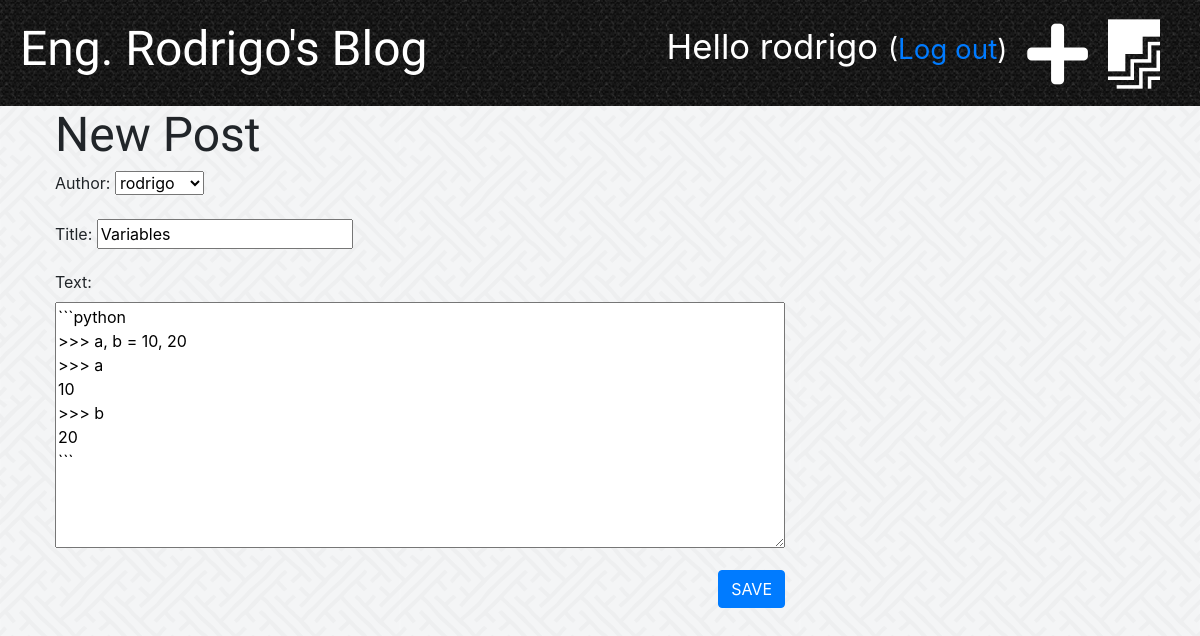
Page /post/18/edit/ (signed in) on the committed database.
### project/models.py (models this page shows, shortened)
class Post(models.Model):
    author = models.ForeignKey('auth.User', on_delete=models.CASCADE)
    title = models.CharField(max_length=200)
    text = models.TextField()
    created_date = models.DateTimeField(default=timezone.now)
    published_date = models.DateTimeField(blank=True, null=True)

### project/views.py (the view)
# urls.py: path('post/<int:pk>/edit/', views.post_edit, name='post_edit'),
@login_required
def post_edit(request, pk):
    post = get_object_or_404(Post, pk=pk)
    if request.method == 'POST':
        form = PostForm(request.POST, instance=post)
        if form.is_valid():
            post = form.save(commit=False)
            post.author = request.user
            post_published_date = timezone.now()
            post.save()
            return redirect('post_detail', pk=post.pk)
    else:
        form = PostForm(instance=post)
        stuff_for_frontend = {'form': form}
    return render(request, 'project/post_edit.html', stuff_for_frontend)

### project/forms.py
class PostForm(forms.ModelForm):
    class Meta:
        model = Post
        fields = ('author', 'title', 'text')

### project/templates/project/post_edit.html (shortened to what this page needs)
{% extends 'project/base.html' %}
{% block content %}
<h1>New Post</h1>
    <form method="post" class="post-form-project">
        {{ form.as_p }}
    <button type="submit" class="btn btn-primary">SAVE</button>
    </form>
{% endblock %}

### project/templates/project/base.html (shortened to what this page needs)
{% load staticfiles %}
<!DOCTYPE html>
<html lang="en">
<head>
</head>
<body>
    <link rel="stylesheet" href="https://stackpath.bootstrapcdn.com/bootstrap/4.4.1/css/bootstrap.min.css">
    <link rel="stylesheet" href="https://use.fontawesome.com/releases/v5.12.0/css/all.css">
    <link rel="stylesheet" href="{% static 'css/project.css' %}">
    <link rel="stylesheet" href="{% static 'css/zenburn.css' %}">
<body>
<div class="page-header">
    {% if user.is_authenticated %}
        <a href="{% url 'post_draft_list' %}" class="top-menu"><i class="fab fa-firstdraft fa-2x"style="color: #ffffff;"></i></a>
        <a href="{% url 'post_new' %}" class="top-menu"><i class="fas fa-plus fa-2x" style="color: #ffffff;"></i></a>
        <p class="top-menu">Hello {{ user.username }} <small>(<a href="{% url 'logout' %}">Log out</a>)</small></p>
    {% else %}
        <a href="{% url 'login' %}" class="top-menu"><i class="fas fa-sign-in-alt fa-2x" style="color: #ffffff;"></i></a>
    {% endif %}
    <h1>Eng. Rodrigo's Blog</h1>
</div>
<div class='content container'>
    <div class="row">
        <div class="col-md-8">
            {% block content %}
            {% endblock %}
        </div>
    </div>
</div>
</body>
</html>

### project/static/css/project.css (style rules this page uses)
body { background-image: url("../images/interlaced.png"); }
.page-header { background-image: url("../images/mosaic.png"); margin-top: 0; padding: 20px 20px 20px 20px; }
.page-header h1, .page-header h1 a { color: #ffffff; font-size: 36pt; text-decoration: none; }
.content { margin-left: 40px; }
h1, h2, h3, h4 { font-family: 'Tangerine', 'Inconsolata', 'Droid Sans', serif; font-size: 48px; }
.post-form-project textarea { width:100% }
.post-form-project .btn-primary { float: right; }
.top-menu { color: #ffffff; float: right; font-size: 26pt; margin-right: 20px; }

### rows in the picture
Post: author "rodrigo", title "Variables", text "```python >>> a, b = 10, 20 >>> a 10 >>> b 20 ```"

### other values in the picture
{{ user.username }} "rodrigo"
